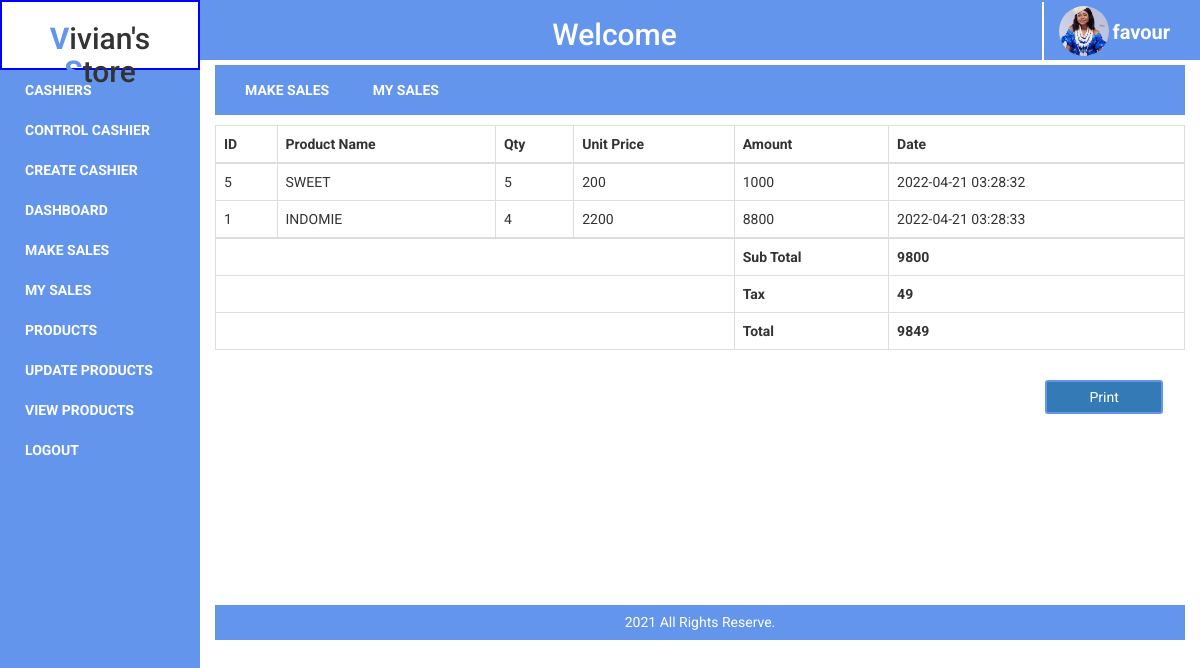
Page /view/1650504483 (signed in) on the committed database.
### tables this page shows
CREATE TABLE `sale` (
  `saleId` int(11) NOT NULL,
  `cusName` varchar(30) NOT NULL,
  `code` varchar(30) NOT NULL,
  `proName` varchar(30) NOT NULL,
  `qty` varchar(30) NOT NULL,
  `price` varchar(30) NOT NULL,
  `amt` varchar(30) NOT NULL,
  `invNo` varchar(50) NOT NULL,
  `account` varchar(50) NOT NULL,
  `date` datetime NOT NULL DEFAULT CURRENT_TIMESTAMP
);

### config/dblink.php (called while the page is built, shortened)
<?php
class Vic{
private $connect = NULL;
public function __construct()
  {
$servername = "localhost";
$username = "root";
$password = "";
$dbname = "victor";
  $this->connect = "";
  try{
  $this->connect = new PDO("mysql:host=$servername;dbname=$dbname", $username, $password);
  $this->connect->setAttribute(PDO::ATTR_ERRMODE, PDO::ERRMODE_EXCEPTION);
  $this->connect->exec("SET CHARACTER SET utf8");
    }
  catch(PDOException $e) {
  echo 'Error: ' . $e->getMessage();
        }
  }
 public function tbl_select($tblquery,$tblvalue = array())
 {
 try{
  $stmt = $this->connect->prepare($tblquery);
  $stmt->execute($tblvalue);
  $results = $stmt->fetchAll(PDO::FETCH_ASSOC);
  return $results;
} catch(PDOException $e) {
    echo 'Error: ' . $e->getMessage();
  }
 }
  }
?>

### pages/view.php (the view, shortened to what this page needs)
<div class="dynamicBodyNav">
    <ul>
        <li>
            <a href="sales">Make Sales</a>
        <li>
        <li>
            <a href="mysales">My Sales</a>
        <li>
    </ul>
</div>
<div class="dynamicMainBodyBox" id="itemList">
    <div class="container-fluid">
        <div class="row">
            <table class="table table-bordered table-hover" id="table">
                <thead>
                    <tr>
                        <th>ID</th>
                        <th>Product Name</th>
                        <th>Qty</th>
                        <th>Unit Price</th>
                        <th>Amount</th>
                        <th>Date</th>
                    </tr>
                </thead>
                <tbody>
                    <?php
                        $tblquery = "SELECT * FROM sale WHERE invNo = $url[1]";
                        $tblvalue = array();
                        $select = $collect->tbl_select($tblquery, $tblvalue);
                        foreach($select as $data){
                            extract($data);
                            ?>
                            <?php
                            echo "
                                <tr>
                                    <td>$code</td>
                                    <td>$proName</td>
                                    <td>$qty</td>
                                    <td>$price</td>
                                    <td>$amt</td>
                                    <td>$date</td>
                                </tr>
                            ";
                        }
                    ?>
                </tbody>
                <tfooter>
                    <tr>
                        <td colspan="4"></td>
                        <th>Sub Total</th>
                        <th>
                            <?php
                                $tblquery = "SELECT sum(amt) as total FROM sale WHERE invNo = $url[1]";
                                $tblvalue = array();
                                $select = $collect->tbl_select($tblquery, $tblvalue);
                                foreach($select as $data){
                                    extract($data);
                                    ?>
                                    <?php
                                    echo $total;
                                }
                            ?>
                        </th>
                    </tr>
                    <tr>
                        <td colspan="4"></td>
                        <th>Tax</th>
                        <th>
                            <?php
                                $tblquery = "SELECT sum(amt) as total FROM sale WHERE invNo = $url[1]";
                                $tblvalue = array();
                                $select = $collect->tbl_select($tblquery, $tblvalue);
                                foreach($select as $data){
                                    ?>
                                    <?php
                                    echo $_SESSION['taxx'];
                                }
                            ?>
                        </th>
                    </tr>
                    <tr>
                        <td colspan="4"></td>
                        <th>Total</th>
                        <th>
                            <?php
                                $tblquery = "SELECT sum(amt) as total FROM sale WHERE invNo = $url[1]";
                                $tblvalue = array();
                                $select = $collect->tbl_select($tblquery, $tblvalue);
                                foreach($select as $data){
                                    extract($data);
                                    ?>
                                    <?php
                                    echo $total + $_SESSION['taxx'];
                                }
                            ?>
                        </th>
                    </tr>
                </tfooter>
            </table>
            <div class="col-xs-12 col-sm-12 col-md-10 col-lg-10 col-xl-10"></div>
            <div class="col-xs-12 col-sm-12 col-md-2 col-lg-2 col-xl-2">
                <form action='dashboard' method='POST'>
                    <input type='submit' class='btn btn-primary' name='print' value='Print'>
                </form>
            </div>
        </div>
    </div>
</div>

### styles/stylesheet.css (style rules this page uses)
body { box-sizing: border-box; font-family: 'Roboto', sans-serif; margin: 0; overflow-x: hidden; padding: 0; }
.table tr, .table tr td { vertical-align: middle; }
ul { margin: 0; padding: 0; width: 100%; }
ul li { cursor: pointer; list-style: none; padding: 10px; text-align: left; width: 100%; }
ul li a { color: #fff; font-weight: bolder; text-decoration: none; text-transform: uppercase; width: 100%; }
.dynamicBodyNav { background:cornflowerblue; height: 50px; margin-top: 5px; }
.dynamicBodyNav ul { margin: 5px; padding: 15px; }
.dynamicBodyNav ul li { cursor: pointer; display: inline; list-style-type: none; width: 100%; }
.dynamicMainBodyBox { height: 480px; margin-top: 10px; overflow-y: scroll; }
.dynamicMainBodyBox form input { border:1px solid cornflowerblue; border-radius: 3px; display: block; margin: 10px auto; padding: 5px; width: 90%; }
.dynamicMainBodyBox form input[type="submit"] { border:2px solid cornflowerblue; border-radius: 3px; color: #fff; display: block; margin: 10px auto; padding: 5px; width: 90%; }

### rows in the picture
sale: code "5", proName "SWEET", qty "5", price "200", amt "1000", date "2022-04-21 03:28:32"
sale: code "1", proName "INDOMIE", qty "4", price "2200", amt "8800", date "2022-04-21 03:28:33"

### other values in the picture
$_SESSION['username'] "favour"
$total "9800"
$total + $_SESSION['taxx'] "9849"
